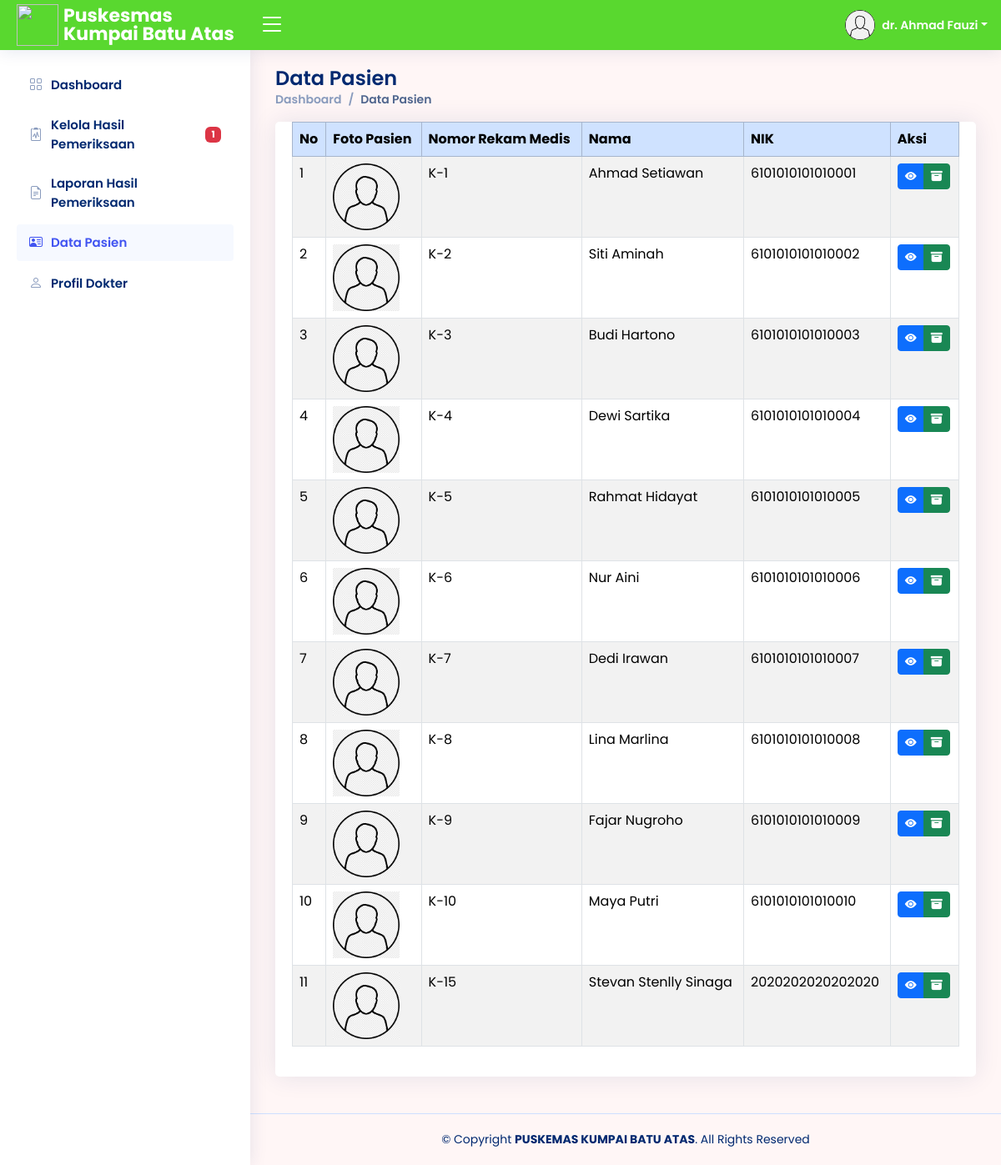
The app's page /dokter/Rekam_Medis/tabel-pasien.php (signed in) with its own data.
### tables this page shows
CREATE TABLE `dokter` (
  `nip_dokter` bigint(20) NOT NULL,
  `id_ruang` bigint(20) NOT NULL,
  `foto_dokter` text NOT NULL,
  `nama_dokter` varchar(50) NOT NULL,
  `jk_dokter` enum('Laki-Laki','Perempuan') NOT NULL,
  `agama_dokter` enum('Islam','Kristen','Katolik','Hindu','Buddha','Khonghucu') NOT NULL,
  `status_pernikahan_dokter` enum('Sudah Menikah','Belum Menikah','Janda/Duda') NOT NULL,
  `alamat_dokter` varchar(100) NOT NULL,
  `no_hp_dokter` varchar(50) NOT NULL,
  `password_dokter` varchar(50) NOT NULL,
  `tgl_lahir_dokter` date NOT NULL,
  `tempat_lahir_dokter` varchar(50) NOT NULL
);

CREATE TABLE `rekam_medis` (
  `id_rm` bigint(20) NOT NULL,
  `id_ruang` bigint(20) NOT NULL,
  `nip_petugas` bigint(20) NOT NULL,
  `nik_pasien` bigint(20) NOT NULL,
  `tgl_pemeriksaan` date NOT NULL,
  `waktu_pemeriksaan` time NOT NULL DEFAULT current_timestamp(),
  `sakit` varchar(100) NOT NULL,
  `nyeri_telan` enum('','Ya','Tidak') NOT NULL,
  `demam` enum('','Ya','Tidak') NOT NULL,
  `batuk` enum('','Ya','Tidak') NOT NULL,
  `pilek` enum('','Ya','Tidak') NOT NULL,
  `tekanan_darah` varchar(100) NOT NULL,
  `nadi` varchar(100) NOT NULL,
  `siklus_nafas` varchar(100) NOT NULL,
  `suhu_badan` varchar(100) NOT NULL,
  `resiko_jatuh` enum('','Ya','Tidak') NOT NULL,
  `keterangan_screening` varchar(100) NOT NULL,
  `status_screening` varchar(50) DEFAULT 'Belum Diperiksa',
  `status_dokter` varchar(50) DEFAULT 'Belum Diperiksa',
  `nip_dokter` bigint(20) NOT NULL,
  `ICD_10` varchar(50) NOT NULL,
  `nama_penyakit` varchar(100) NOT NULL,
  `keterangan_hasil` varchar(200) NOT NULL,
  `umur` int(10) NOT NULL
);

CREATE TABLE `pasien` (
  `nik_pasien` bigint(20) NOT NULL,
  `bpjs` varchar(50) NOT NULL,
  `rm` int(10) NOT NULL,
  `nama_pasien` varchar(100) NOT NULL,
  `foto_pasien` text DEFAULT 'default.png',
  `jk_pasien` enum('','Laki-Laki','Perempuan') NOT NULL,
  `agama_pasien` enum('','Islam','Kristen','Katolik','Hindu','Buddha','Khonghucu') NOT NULL,
  `status_pernikahan_pasien` enum('','Sudah Menikah','Belum Menikah','Janda/Duda') NOT NULL,
  `alamat_pasien` varchar(100) NOT NULL,
  `no_hp_pasien` varchar(50) NOT NULL,
  `password_pasien` varchar(50) NOT NULL,
  `pekerjaan_pasien` varchar(100) NOT NULL,
  `riwayat_alergi_pasien` varchar(100) NOT NULL,
  `tinggi_badan` varchar(10) NOT NULL,
  `lingkar_perut` varchar(10) NOT NULL,
  `lingkar_kepala` varchar(10) NOT NULL,
  `lingkar_dada` varchar(10) NOT NULL,
  `berat_badan` varchar(10) NOT NULL,
  `tempat_lahir_pasien` varchar(50) NOT NULL,
  `tgl_lahir_pasien` date NOT NULL
);

### dokter/Rekam_Medis/tabel-pasien.php (the view, shortened to what this page needs)
<?php
include "../../koneksi.php";
?>
<!DOCTYPE html>
<html lang="en">
<head>
  <?php include '../link.php'; ?>
</head>
<body>
  <?php include '../header.php';
  include '../siderbar.php'; ?>
  <main id="main" class="main">
    <div class="pagetitle">
      <h1>Data Pasien</h1>
      <nav>
        <ol class="breadcrumb">
          <li class="breadcrumb-item"><a href="../Dashboard/index.php">Dashboard</a></li>
          <li class="breadcrumb-item active">Data Pasien</li>
        </ol>
      </nav>
    </div>
    <div class="card mb-4">
      <div class="card-body">
        <div class="table-responsive">
          <table class="table table-hover table-bordered table-striped hidden-until-ready" id="dataTable" width="100%" cellspacing="0">
            <thead class="table-primary">
              <tr>
                <th>No</th>
                <th>Foto Pasien</th>
                <th>Nomor Rekam Medis</th>
                <th>Nama</th>
                <th>NIK</th>
                <th>Aksi</th>
              </tr>
            </thead>
            <tbody>
              <?php
              $id_ru = $_SESSION['ruang_id'];
              $ambilsemuapasien = mysqli_query($conn, "SELECT * FROM rekam_medis a
                LEFT JOIN pasien d ON a.nik_pasien = d.nik_pasien
                WHERE id_ruang = '$id_ru' AND status_dokter = 'Sudah Diperiksa'
                GROUP BY d.nik_pasien ORDER BY rm");
              $i = 1;
              while ($data = mysqli_fetch_array($ambilsemuapasien)) {
                $foto_pasien = $data['foto_pasien'];
                $nama_pasien = $data['nama_pasien'];
                $idps = $data['nik_pasien'];
                $rm = $data['rm'];
              ?>
                <tr>
                  <td><?= $i++; ?></td>
                  <td><img src="../../adm/Kelola_Pasien/img/<?php echo $foto_pasien; ?>" alt="<?php echo $foto_pasien; ?>" height="80" width="80"></td>
                  <td>K-<?= $rm; ?></td>
                  <td><?= $nama_pasien; ?></td>
                  <td><?= $idps; ?></td>
                  <td>
                    <div class="btn-group" role="group" aria-label="Basic example">
                      <a type="button" class="btn btn-primary btn-sm" href="detail-pasien.php?nik_pasien=<?php echo $data["nik_pasien"]; ?>"><i class="bi bi-eye-fill"></i></a>
                      <a type="button" class="btn btn-success btn-sm" href="tabel-rm.php?nik_pasien=<?php echo $data["nik_pasien"]; ?>"><i class="bi bi-archive-fill"></i></a>
                    </div>
                  </td>
                </tr>
              <?php } ?>
            </tbody>
          </table>
        </div>
      </div>
    </div>
  </main>
  <?php include '../footer.php'; ?>
</body>
</html>

### dokter/header.php (shortened to what this page needs)
<header id="header" class="header fixed-top d-flex align-items-center">
  <div class="d-flex align-items-center justify-content-between">
    <a href="index.php" class="logo d-flex align-items-center">
      <img src="../img/logo_pkm.jpg" width="50" height="50">
      <span class="d-none d-lg-block">Puskesmas Kumpai Batu Atas</span>
    </a>
    <i class="bi bi-list toggle-sidebar-btn collapsed"></i>
  </div>
  <nav class="header-nav ms-auto">
    <?php
    $nip_dok = $_SESSION['dokter_nip'];
    $tampildokter = mysqli_query($conn, "SELECT * FROM dokter WHERE nip_dokter='$nip_dok'");
    while ($data = mysqli_fetch_array($tampildokter)) :
    ?>
      <ul class="d-flex align-items-center">
        <li class="nav-item dropdown pe-3">
          <a class="nav-link nav-profile d-flex align-items-center pe-0" href="#" data-bs-toggle="dropdown">
            <img src="../../adm/Kelola_Dokter/img/<?php echo $data['foto_dokter']; ?>" alt="<?php echo $data['foto_dokter']; ?>" class="rounded-circle">
            <span class="d-none d-md-block dropdown-toggle ps-2"><?php echo $data['nama_dokter']; ?></span>
          </a>
        </li>
      </ul>
    <?php
    endwhile;
    ?>
  </nav>
</header>

### dokter/assets/css/style5.css (style rules this page uses)
:root { scroll-behavior: smooth; }
body { font-family: "Open Sans", sans-serif; background: #fff6f6; color: #444444; }
a { color: #4154f1; text-decoration: none; }
h1, h2, h3, h4, h5, h6 { font-family: "Nunito", sans-serif; }
#main { margin-top: 60px; padding: 20px 30px; transition: all 0.3s; }
.pagetitle { margin-bottom: 10px; }
.pagetitle h1 { font-size: 24px; margin-bottom: 0; font-weight: 600; color: #012970; }
.card { margin-bottom: 30px; border: none; border-radius: 5px; box-shadow: 0px 0 30px rgba(1, 41, 112, 0.1); }
.card-body { padding: 0 20px 20px 20px; }
.breadcrumb { font-size: 14px; font-family: "Nunito", sans-serif; color: #899bbd; font-weight: 600; }
.breadcrumb a { color: #899bbd; transition: 0.3s; }
.breadcrumb .breadcrumb-item::before { color: #899bbd; }
.breadcrumb .active { color: #51678f; font-weight: 600; }
.logo { line-height: 1; }
@media (min-width: 1200px) { .logo { width: 280px; } }
.logo img { margin-right: 6px; }
.logo span { font-size: 22px; font-weight: 700; color: #ffffff; font-family: "Nunito", sans-serif; }
.header { transition: all 0.5s; z-index: 997; height: 60px; box-shadow: 0px 2px 20px rgba(1, 41, 112, 0.1); background-color: #59d82f; padding-left: 20px; }
.header .toggle-sidebar-btn { font-size: 32px; padding-left: 10px; cursor: pointer; color: #ffffff; }
.header-nav ul { list-style: none; }
.header-nav>ul { margin: 0; padding: 0; }
.header-nav .nav-profile { color: #ffffff; }
.header-nav .nav-profile img { max-height: 36px; }
.header-nav .nav-profile span { font-size: 14px; font-weight: 600; }
@media (min-width: 1200px) { #main, #footer { margin-left: 300px; } }
body, h1, h2, h3, h4, h5, h6, p, a, span, td, th, label, input, button, select, .breadcrumb, .card-title, .card-text { font-family: 'Poppins', sans-serif !important; }

### records on screen
dokter: foto_dokter (placeholder picture), nama_dokter "dr. Ahmad Fauzi"
rekam_medis: pasien.foto_pasien (placeholder picture), pasien.rm "1", pasien.nama_pasien "Ahmad Setiawan", pasien.nik_pasien "6101010101010001"
rekam_medis: pasien.foto_pasien (placeholder picture), pasien.rm "2", pasien.nama_pasien "Siti Aminah", pasien.nik_pasien "6101010101010002"
rekam_medis: pasien.foto_pasien (placeholder picture), pasien.rm "3", pasien.nama_pasien "Budi Hartono", pasien.nik_pasien "6101010101010003"
rekam_medis: pasien.foto_pasien (placeholder picture), pasien.rm "4", pasien.nama_pasien "Dewi Sartika", pasien.nik_pasien "6101010101010004"
rekam_medis: pasien.foto_pasien (placeholder picture), pasien.rm "5", pasien.nama_pasien "Rahmat Hidayat", pasien.nik_pasien "6101010101010005"
rekam_medis: pasien.foto_pasien (placeholder picture), pasien.rm "6", pasien.nama_pasien "Nur Aini", pasien.nik_pasien "6101010101010006"
rekam_medis: pasien.foto_pasien (placeholder picture), pasien.rm "7", pasien.nama_pasien "Dedi Irawan", pasien.nik_pasien "6101010101010007"
rekam_medis: pasien.foto_pasien (placeholder picture), pasien.rm "8", pasien.nama_pasien "Lina Marlina", pasien.nik_pasien "6101010101010008"
rekam_medis: pasien.foto_pasien (placeholder picture), pasien.rm "9", pasien.nama_pasien "Fajar Nugroho", pasien.nik_pasien "6101010101010009"
rekam_medis: pasien.foto_pasien (placeholder picture), pasien.rm "10", pasien.nama_pasien "Maya Putri", pasien.nik_pasien "6101010101010010"
rekam_medis: pasien.foto_pasien (picture), pasien.rm "15", pasien.nama_pasien "Stevan Stenlly Sinaga", pasien.nik_pasien "2020202020202020"

### other values on screen
$jumlahNotif "1"
